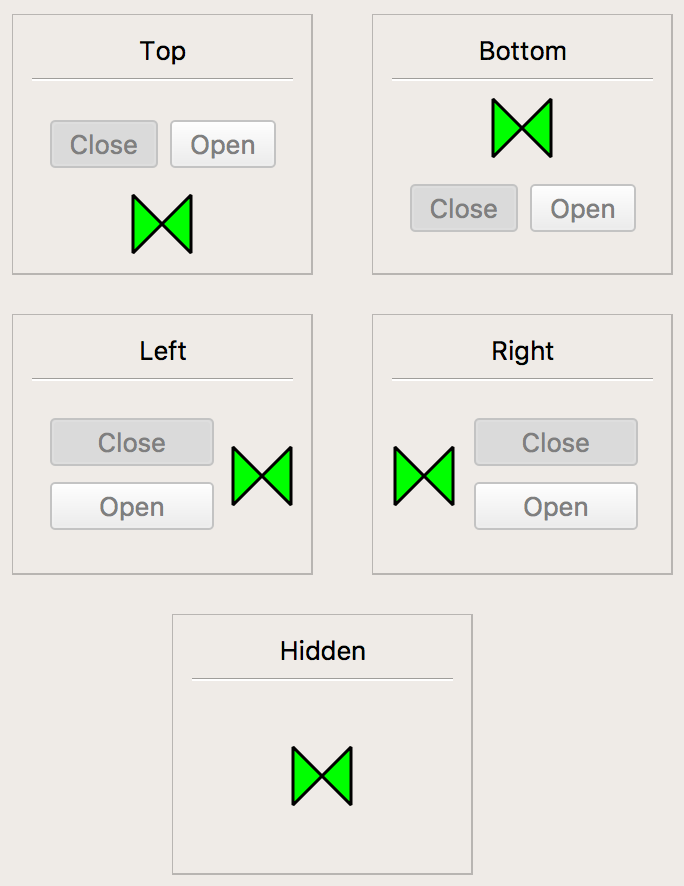
#> input picture _images/content_location.png, 684 x 886 px
$ python prepare_png.py ../../../_images/content_location.png
#> lines starting #> are read from the running program, lines starting #| are printed output that depends on the picture
#!/usr/bin/env python3
"""
Threshold a PNG image to black and white, then make white pixels transparent.

Usage:
    python prepare_png.py <input.png> [output.png] [--threshold 128]

If output is omitted, the input file is overwritten in place.

Written entirely by claude sonnet 4.6
"""

import argparse
import sys
from pathlib import Path

from PIL import Image


def threshold_and_transparent(
    input_path: Path,
    output_path: Path,
    threshold: int = 128,
) -> None:
    """
    Convert a PNG to black-and-white and make white pixels transparent.

    Pixels whose luminance is >= threshold become transparent; all others
    become opaque black.

    Parameters
    ----------
    input_path : Path
        Source PNG file.
    output_path : Path
        Destination PNG file (RGBA).
    threshold : int
        Luminance cutoff in [0, 255].  Pixels at or above this value are
        treated as white and made transparent.
    """
#> called with threshold = 128
    img = Image.open(input_path).convert("RGBA")
#> img is the input picture: PIL image 684x886 RGBA; mean R, G, B, A 231.5, 230.7, 224.4, 255
    grayscale = img.convert("L")

    result = Image.new("RGBA", img.size)
#> result: PIL image 684x886 RGBA; every value is 0
    pixels = grayscale.load()
    result_pixels = result.load()

    width, height = img.size
#> width = 684; height = 886
    for y in range(height):
        for x in range(width):
            lum = pixels[x, y]
            if lum >= threshold:
                result_pixels[x, y] = (255, 255, 255, 0)  # transparent
            else:
                result_pixels[x, y] = (0, 0, 0, 255)  # opaque black

    result.save(output_path, format="PNG")
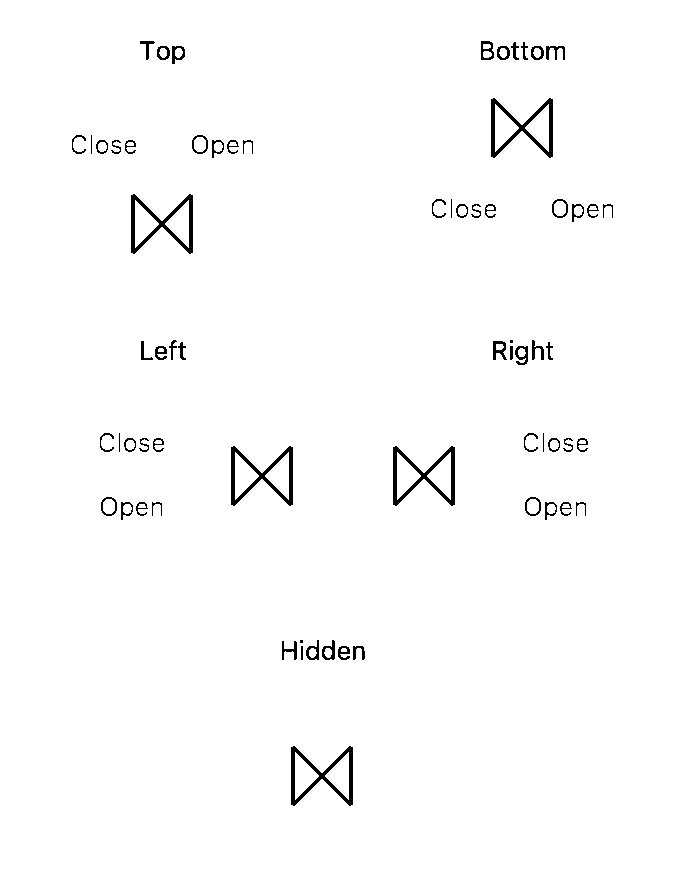
#> saved as content_location.png: PIL image 684x886 RGBA; mean R, G, B, A 251, 251, 251, 4; transparent parts drawn white
    print(f"Saved: {output_path}")


def main() -> None:
    parser = argparse.ArgumentParser(description="Threshold a PNG to black/white and make white parts transparent.")
    parser.add_argument("input", type=Path, help="Input PNG file")
    parser.add_argument(
        "output",
        type=Path,
        nargs="?",
        default=None,
        help="Output PNG file (default: overwrite input)",
    )
    parser.add_argument(
        "--threshold",
        type=int,
        default=128,
        metavar="N",
        help="Luminance threshold 0-255 (default: 128). Pixels >= N become transparent.",
    )
    args = parser.parse_args()

    if not args.input.is_file():
        print(f"Error: '{args.input}' not found.", file=sys.stderr)
        sys.exit(1)

    if not 0 <= args.threshold <= 255:
        print("Error: --threshold must be between 0 and 255.", file=sys.stderr)
        sys.exit(1)

    output = args.output if args.output is not None else args.input
    threshold_and_transparent(args.input, output, args.threshold)


if __name__ == "__main__":
    main()
